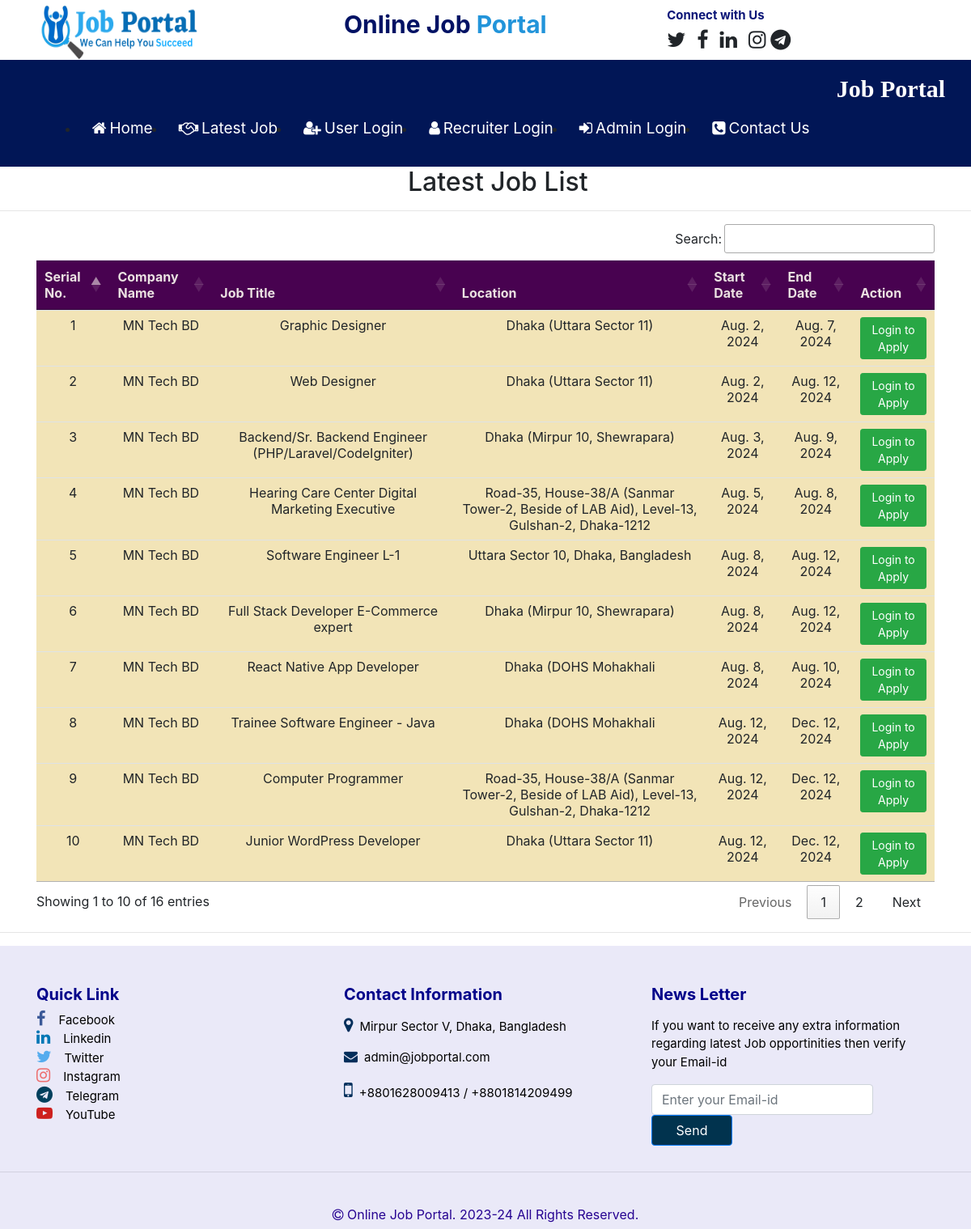
The page /latest_jobs on the database its author committed.
### job/models.py (models this page shows, shortened)
class Job(models.Model):
    recruiter = models.ForeignKey(Recruiter, on_delete=models.CASCADE)
    start_date = models.DateField()
    end_date = models.DateField()
    tittle = models.CharField(max_length=100)
    salary = models.FloatField(max_length=50)
    image = models.FileField()
    description = models.CharField(max_length=500)
    experience = models.CharField(max_length=50)
    location = models.CharField(max_length=100)
    skills = models.CharField(max_length=100)
    creationdate = models.DateField()

class Recruiter(models.Model):
    user = models.ForeignKey(User, on_delete=models.CASCADE)
    mobile = models.CharField(max_length=15,null=True)
    image = models.FileField(null=True)
    gender = models.CharField(max_length=10,null=True)
    company = models.CharField(max_length=100,null=True)
    type = models.CharField(max_length=15,null=True)
    status = models.CharField(max_length=15,null=True)

### job/views.py (the view)
# urls.py: path('latest_jobs', latest_jobs, name="latest_jobs"),
def latest_jobs(request):
    job = Job.objects.all().order_by('start_date')
    d = {'job':job}
    return render(request, 'latest_jobs.html',d)

### job/templates/latest_jobs.html (shortened to what this page needs)
{% load static %}
{% block body %}
{% include 'navigation.html' %}
<h2 style="padding-left: 42%;">Latest Job List</h2>
<hr>
<div class="container">
<table class="table table-hover" id="example">
    <thead>
        <tr style="background-color: rgb(72, 2, 80); color:rgb(235, 226, 226)">
            <th>Serial No.</th>
            <th>Company Name</th>
            <th>Job Title</th>
            <th>Location</th>
            <th>Start Date</th>
            <th>End Date</th>
            <th>Action</th>
        </tr>
    </thead>
    <tbody>
        {% for i in job %}
        <tr style="background-color: rgb(242, 228, 183);">
            <td>{{forloop.counter}}</td>
            <td>{{i.recruiter.company}}</td>
            <td>{{i.tittle}}</td>
            <td>{{i.location}}</td>
            <td>{{i.start_date}}</td>
            <td>{{i.end_date}}</td>
            <td><a href="{% url 'user_login' %}" class="btn btn-success btn-sm">Login to Apply</a>
        </td>
        </tr>
        {% endfor%}
    </tbody>
</table>
</div>
{% include 'footer.html' %}
{% endblock %}

### job/templates/latest_jobs.html (style rules this page uses)
tr { text-align: center; }

### rows shown on the page
Job: recruiter.company "MN Tech BD", tittle "Graphic Designer", location "Dhaka (Uttara Sector 11)", start_date "Aug. 2, 2024", end_date "Aug. 7, 2024"
Job: recruiter.company "MN Tech BD", tittle "Web Designer", location "Dhaka (Uttara Sector 11)", start_date "Aug. 2, 2024", end_date "Aug. 12, 2024"
Job: recruiter.company "MN Tech BD", tittle "Backend/Sr. Backend Engineer (PHP/Laravel/CodeIgniter)", location "Dhaka (Mirpur 10, Shewrapara)", start_date "Aug. 3, 2024", end_date "Aug. 9, 2024"
Job: recruiter.company "MN Tech BD", tittle "Hearing Care Center Digital Marketing Executive", location "Road-35, House-38/A (Sanmar Tower-2, Beside of LAB Aid), Level-13, Gulshan-2, Dhaka-1212", start_date "Aug. 5, 2024", end_date "Aug. 8, 2024"
Job: recruiter.company "MN Tech BD", tittle "Software Engineer L-1", location "Uttara Sector 10, Dhaka, Bangladesh", start_date "Aug. 8, 2024", end_date "Aug. 12, 2024"
Job: recruiter.company "MN Tech BD", tittle "Full Stack Developer E-Commerce expert", location "Dhaka (Mirpur 10, Shewrapara)", start_date "Aug. 8, 2024", end_date "Aug. 12, 2024"
Job: recruiter.company "MN Tech BD", tittle "React Native App Developer", location "Dhaka (DOHS Mohakhali", start_date "Aug. 8, 2024", end_date "Aug. 10, 2024"
Job: recruiter.company "MN Tech BD", tittle "Trainee Software Engineer - Java", location "Dhaka (DOHS Mohakhali", start_date "Aug. 12, 2024", end_date "Dec. 12, 2024"
Job: recruiter.company "MN Tech BD", tittle "Computer Programmer", location "Road-35, House-38/A (Sanmar Tower-2, Beside of LAB Aid), Level-13, Gulshan-2, Dhaka-1212", start_date "Aug. 12, 2024", end_date "Dec. 12, 2024"
Job: recruiter.company "MN Tech BD", tittle "Junior WordPress Developer", location "Dhaka (Uttara Sector 11)", start_date "Aug. 12, 2024", end_date "Dec. 12, 2024"
